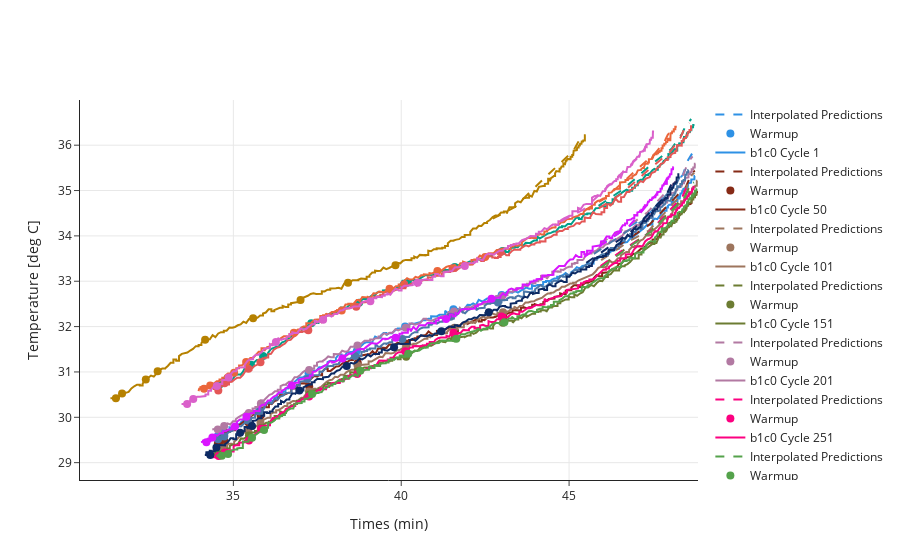

The notebook cell saved with this chart:
### Code cell
#Temperature train

skip = 50
train_cell_id_idx = 0
last_cycle = 1
current_cycle = 1
opacity_list = [1, 0.6, 0.3]
fig = go.Figure()

for i in range(0, len(datasets["X_train"]), skip):
    df_true = pd.DataFrame(datasets["y_train"][i][:, 0])
    
    last_cycle = current_cycle
    current_cycle = int(datasets["X_train"][i][0][-1]*MAX_CYCLE)
    
    if current_cycle>740:
        continue
    if last_cycle> current_cycle:
        train_cell_id_idx += 1
        
    cell_id = train_cell_ids[train_cell_id_idx]
    original_df = datasets["original_train"]
    original_df= original_df[original_df.Cycle==current_cycle]
    original_df= original_df[original_df.Cell==cell_id]
    original_df = original_df[original_df.I < MAX_DISCHARGE_CURRENT]
    original_df = original_df[original_df.I > MIN_DISCHARGE_CURRENT]

    original_df['Qd'] = (original_df['Qd']-original_df['Qd'].min())/(original_df['Qd'].max()-original_df['Qd'].min())

    if len(original_df)< 2:
        continue
        
    q_new = original_df.Qd.values
    t_new = original_df['t'].values
    time_interpolator = interp1d(x = q_new,  y = t_new, fill_value="extrapolate")
    
    for j in range(1):
        input = datasets["X_train"][i:i+1]
        df_pred = pd.DataFrame(model.predict(input, verbose=0)[:, :, 0])
    
        ref_capacities_wrt_nf = REFERENCE_DISCHARGE_CAPACITIES[9:18]
        prediction_interpolator = interp1d(x = ref_capacities_wrt_nf, 
                                           y = df_pred.values[0]*(TEMPERATURE_MAX - TEMPERATURE_MIN) + TEMPERATURE_MIN)

        q_j = q_new[q_new>= min(REFERENCE_DISCHARGE_CAPACITIES[9:18])]
        q_j = q_j[q_j<= max(REFERENCE_DISCHARGE_CAPACITIES[9:18])]
        t_interp = time_interpolator(REFERENCE_DISCHARGE_CAPACITIES[9:18])
        
        if j==0:
            q_j0 = q_j
        
            
        V_pred = prediction_interpolator(q_j)
        fig.add_trace(
            go.Scatter(
                x=time_interpolator(q_j),
                y=V_pred,
                showlegend=True,
                mode="lines",
                line_dash="dash",
                name = "Interpolated Predictions",
                marker_color=pallete[i],
                opacity=opacity_list[j]
            )
        )

        # To remove 0.0 from Q_eval as it leads to nan on doing interpolation to time
        epsilon = 1e-3
        input[:, :, 1][0][0] += epsilon
            
        fig.add_trace(
            go.Scatter(
                x=time_interpolator(input[:,:,1])[0],
                y=input[:, :, 0][0]*(TEMPERATURE_MAX - TEMPERATURE_MIN) + TEMPERATURE_MIN,
                showlegend=True,
                mode="markers",
                name = "Warmup",
                marker_size=8,
                marker_color=pallete[i],
                opacity=opacity_list[j]
            )
        )
        
    odf = original_df
    fig.add_trace(
        go.Scatter(
            x=odf['t'],
            y=odf['temp'],
            showlegend=True,
            mode="lines",
            name = f"{cell_id} Cycle {current_cycle}",
            line_color=pallete[i]
        )
    )


fig.update_yaxes(title="Temperature [deg C]", showgrid=True)
fig.update_xaxes(title="Times (min)", showgrid=True)
fig.update_layout(template="simple_white")
fig.update_layout(height=500)
